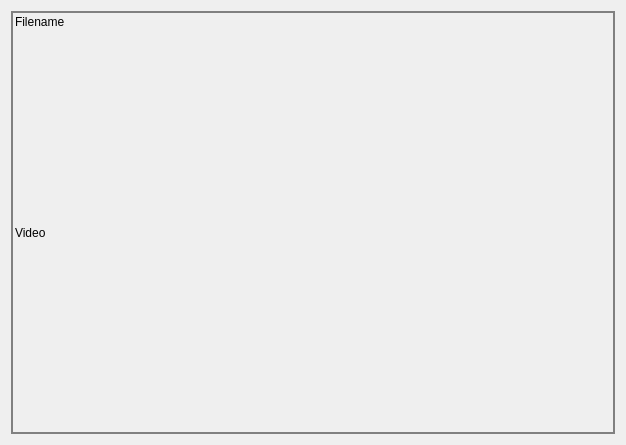
<?xml version="1.0" encoding="UTF-8"?>
<ui version="4.0">
 <class>Form</class>
 <widget class="QWidget" name="Form">
  <property name="geometry">
   <rect>
    <x>0</x>
    <y>0</y>
    <width>626</width>
    <height>445</height>
   </rect>
  </property>
  <property name="windowTitle">
   <string>Form</string>
  </property>
  <property name="styleSheet">
   <string notr="true"/>
  </property>
  <layout class="QGridLayout" name="gridLayout_2">
   <item row="0" column="0">
    <widget class="QFrame" name="frame">
     <property name="styleSheet">
      <string notr="true">QFrame{
border: 2px solid gray;
}
QLabel{
border: none;
}</string>
     </property>
     <property name="frameShape">
      <enum>QFrame::StyledPanel</enum>
     </property>
     <property name="frameShadow">
      <enum>QFrame::Raised</enum>
     </property>
     <layout class="QGridLayout" name="gridLayout">
      <property name="leftMargin">
       <number>2</number>
      </property>
      <property name="topMargin">
       <number>2</number>
      </property>
      <property name="rightMargin">
       <number>2</number>
      </property>
      <property name="bottomMargin">
       <number>2</number>
      </property>
      <item row="1" column="0">
       <widget class="QLabel" name="label_2">
        <property name="maximumSize">
         <size>
          <width>16777215</width>
          <height>30</height>
         </size>
        </property>
        <property name="text">
         <string>Filename</string>
        </property>
       </widget>
      </item>
      <item row="2" column="0">
       <widget class="QLabel" name="label">
        <property name="sizePolicy">
         <sizepolicy hsizetype="Expanding" vsizetype="Expanding">
          <horstretch>0</horstretch>
          <verstretch>0</verstretch>
         </sizepolicy>
        </property>
        <property name="minimumSize">
         <size>
          <width>0</width>
          <height>0</height>
         </size>
        </property>
        <property name="text">
         <string>Video</string>
        </property>
       </widget>
      </item>
     </layout>
    </widget>
   </item>
  </layout>
 </widget>
 <resources/>
 <connections/>
</ui>
